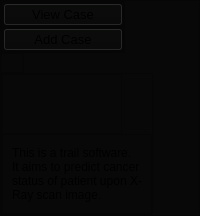
        <widget class="QFrame" name="MB_frame_Menu">
         <property name="styleSheet">
          <string notr="true">background-color: rgb(7,8,7);</string>
         </property>
         <property name="frameShape">
          <enum>QFrame::StyledPanel</enum>
         </property>
         <property name="frameShadow">
          <enum>QFrame::Raised</enum>
         </property>
         <layout class="QVBoxLayout" name="verticalLayout_2">
          <property name="spacing">
           <number>0</number>
          </property>
          <property name="leftMargin">
           <number>0</number>
          </property>
          <property name="topMargin">
           <number>0</number>
          </property>
          <property name="rightMargin">
           <number>0</number>
          </property>
          <property name="bottomMargin">
           <number>0</number>
          </property>
          <item alignment="Qt::AlignLeft">
           <widget class="QFrame" name="menu_items">
            <property name="styleSheet">
             <string notr="true"/>
            </property>
            <property name="frameShape">
             <enum>QFrame::StyledPanel</enum>
            </property>
            <property name="frameShadow">
             <enum>QFrame::Raised</enum>
            </property>
            <layout class="QVBoxLayout" name="verticalLayout_3">
             <property name="spacing">
              <number>0</number>
             </property>
             <property name="leftMargin">
              <number>0</number>
             </property>
             <property name="topMargin">
              <number>0</number>
             </property>
             <property name="rightMargin">
              <number>0</number>
             </property>
             <property name="bottomMargin">
              <number>0</number>
             </property>
             <item>
              <widget class="QFrame" name="view_case_frame">
               <property name="maximumSize">
                <size>
                 <width>16777215</width>
                 <height>40</height>
                </size>
               </property>
               <property name="styleSheet">
                <string notr="true">:hover{

background:#0f120f;

}
</string>
               </property>
               <property name="frameShape">
                <enum>QFrame::StyledPanel</enum>
               </property>
               <property name="frameShadow">
                <enum>QFrame::Raised</enum>
               </property>
               <layout class="QHBoxLayout" name="horizontalLayout_11">
                <property name="leftMargin">
                 <number>0</number>
                </property>
                <property name="topMargin">
                 <number>0</number>
                </property>
                <property name="rightMargin">
                 <number>0</number>
                </property>
                <property name="bottomMargin">
                 <number>0</number>
                </property>
                <item alignment="Qt::AlignLeft">
                 <widget class="QPushButton" name="view_case_btn">
                  <property name="minimumSize">
                   <size>
                    <width>120</width>
                    <height>0</height>
                   </size>
                  </property>
                  <property name="maximumSize">
                   <size>
                    <width>100</width>
                    <height>40</height>
                   </size>
                  </property>
                  <property name="font">
                   <font>
                    <pointsize>10</pointsize>
                   </font>
                  </property>
                  <property name="text">
                   <string>View Case</string>
                  </property>
                  <property name="icon">
                   <iconset resource="icons.qrc">
                    <normaloff>:/icons/iconsSVG/list-view.svg</normaloff>:/icons/iconsSVG/list-view.svg</iconset>
                  </property>
                  <property name="iconSize">
                   <size>
                    <width>30</width>
                    <height>30</height>
                   </size>
                  </property>
                 </widget>
                </item>
               </layout>
              </widget>
             </item>
             <item>
              <widget class="QFrame" name="add_case_frame">
               <property name="maximumSize">
                <size>
                 <width>16777215</width>
                 <height>40</height>
                </size>
               </property>
               <property name="styleSheet">
                <string notr="true">:hover{

background:#0f120f;

}

</string>
               </property>
               <property name="frameShape">
                <enum>QFrame::StyledPanel</enum>
               </property>
               <property name="frameShadow">
                <enum>QFrame::Raised</enum>
               </property>
               <layout class="QHBoxLayout" name="horizontalLayout_10">
                <property name="leftMargin">
                 <number>0</number>
                </property>
                <property name="topMargin">
                 <number>0</number>
                </property>
                <property name="rightMargin">
                 <number>0</number>
                </property>
                <property name="bottomMargin">
                 <number>0</number>
                </property>
                <item alignment="Qt::AlignLeft">
                 <widget class="QPushButton" name="add_case_btn">
                  <property name="minimumSize">
                   <size>
                    <width>120</width>
                    <height>0</height>
                   </size>
                  </property>
                  <property name="maximumSize">
                   <size>
                    <width>100</width>
                    <height>40</height>
                   </size>
                  </property>
                  <property name="font">
                   <font>
                    <pointsize>10</pointsize>
                   </font>
                  </property>
                  <property name="text">
                   <string>Add Case</string>
                  </property>
                  <property name="icon">
                   <iconset resource="icons.qrc">
                    <normaloff>:/icons/iconsSVG/add.svg</normaloff>:/icons/iconsSVG/add.svg</iconset>
                  </property>
                  <property name="iconSize">
                   <size>
                    <width>30</width>
                    <height>30</height>
                   </size>
                  </property>
                  <property name="autoDefault">
                   <bool>false</bool>
                  </property>
                 </widget>
                </item>
               </layout>
              </widget>
             </item>
            </layout>
           </widget>
          </item>
          <item alignment="Qt::AlignLeft">
           <widget class="QFrame" name="menu_break_line">
            <property name="frameShape">
             <enum>QFrame::StyledPanel</enum>
            </property>
            <property name="frameShadow">
             <enum>QFrame::Raised</enum>
            </property>
            <layout class="QVBoxLayout" name="verticalLayout_5">
             <item>
              <widget class="Line" name="line">
               <property name="orientation">
                <enum>Qt::Vertical</enum>
               </property>
              </widget>
             </item>
            </layout>
           </widget>
          </item>
          <item alignment="Qt::AlignLeft|Qt::AlignBottom">
           <widget class="QFrame" name="about">
            <property name="frameShape">
             <enum>QFrame::StyledPanel</enum>
            </property>
            <property name="frameShadow">
             <enum>QFrame::Raised</enum>
            </property>
            <layout class="QVBoxLayout" name="verticalLayout_4">
             <property name="spacing">
              <number>0</number>
             </property>
             <property name="leftMargin">
              <number>0</number>
             </property>
             <property name="topMargin">
              <number>0</number>
             </property>
             <property name="rightMargin">
              <number>0</number>
             </property>
             <property name="bottomMargin">
              <number>0</number>
             </property>
             <item alignment="Qt::AlignLeft">
              <widget class="QFrame" name="about_logo_frame">
               <property name="frameShape">
                <enum>QFrame::StyledPanel</enum>
               </property>
               <property name="frameShadow">
                <enum>QFrame::Raised</enum>
               </property>
               <layout class="QHBoxLayout" name="horizontalLayout_8">
                <item alignment="Qt::AlignLeft">
                 <widget class="QLabel" name="logo_about">
                  <property name="minimumSize">
                   <size>
                    <width>100</width>
                    <height>40</height>
                   </size>
                  </property>
                  <property name="maximumSize">
                   <size>
                    <width>130</width>
                    <height>40</height>
                   </size>
                  </property>
                  <property name="text">
                   <string/>
                  </property>
                  <property name="pixmap">
                   <pixmap resource="icons.qrc">:/icons/iconsSVG/logo-desgin-white.gif</pixmap>
                  </property>
                  <property name="scaledContents">
                   <bool>true</bool>
                  </property>
                 </widget>
                </item>
               </layout>
              </widget>
             </item>
             <item alignment="Qt::AlignLeft">
              <widget class="QFrame" name="about_desc_frame">
               <property name="frameShape">
                <enum>QFrame::StyledPanel</enum>
               </property>
               <property name="frameShadow">
                <enum>QFrame::Raised</enum>
               </property>
               <layout class="QHBoxLayout" name="horizontalLayout_9">
                <item>
                 <widget class="QLabel" name="label_3">
                  <property name="minimumSize">
                   <size>
                    <width>130</width>
                    <height>60</height>
                   </size>
                  </property>
                  <property name="maximumSize">
                   <size>
                    <width>130</width>
                    <height>60</height>
                   </size>
                  </property>
                  <property name="text">
                   <string>This is a trail software. It aims to predict cancer status of patient upon X-Ray scan image.</string>
                  </property>
                  <property name="textFormat">
                   <enum>Qt::PlainText</enum>
                  </property>
                  <property name="scaledContents">
                   <bool>false</bool>
                  </property>
                  <property name="wordWrap">
                   <bool>true</bool>
                  </property>
                 </widget>
                </item>
               </layout>
              </widget>
             </item>
            </layout>
           </widget>
          </item>
         </layout>
        </widget>
